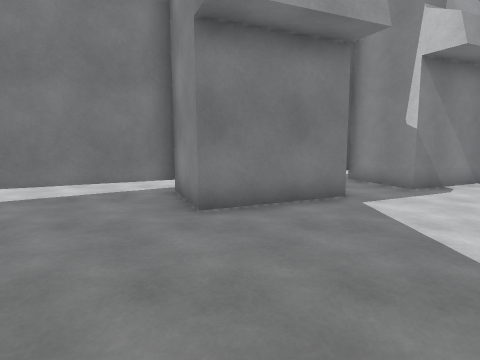
View 1 (above)

18 first-person views from a walk through a scene from a Unity 3-D project. The camera is 1.4 m above the floor, tilts 8° down and sees 80° across. The floor is counted in squares, 1 m on a side. Each view is taken from the middle of a square. On the plan, view 1 faces up. The plan holds only what a view shows up to about 14 squares ahead; the rest is blank. The place goes on beyond the plan. The player is left out. Some animated figures are left out. Some surface patterns are stand-ins.

View 2
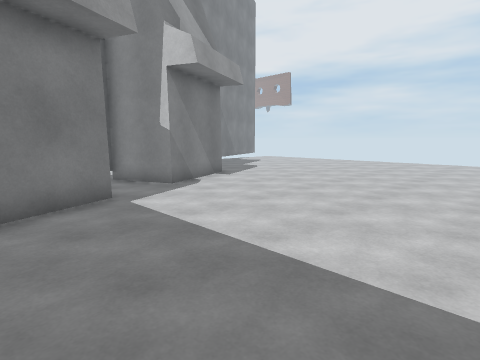

View 3
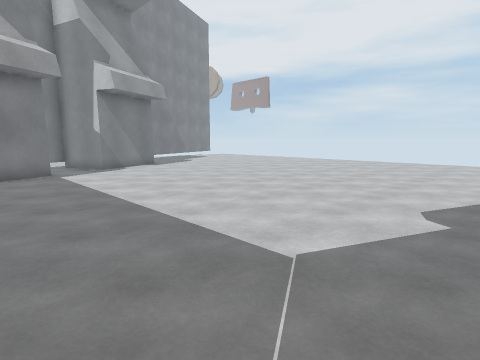

View 4
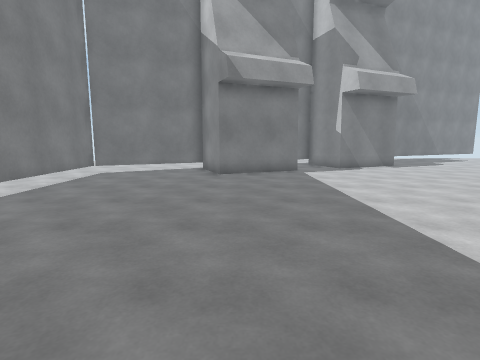

View 5
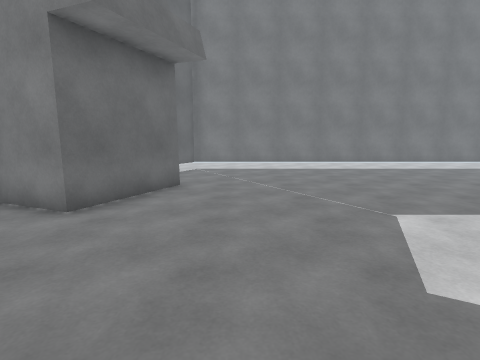

View 6
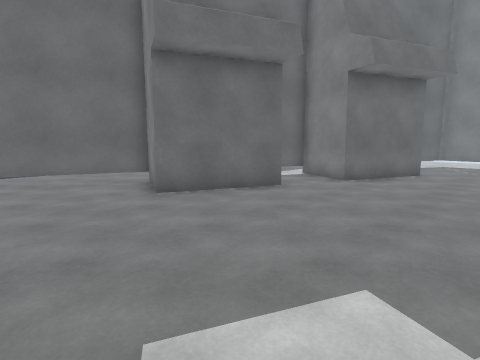

View 7
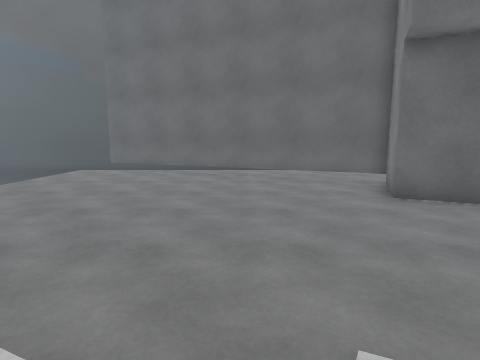

View 8
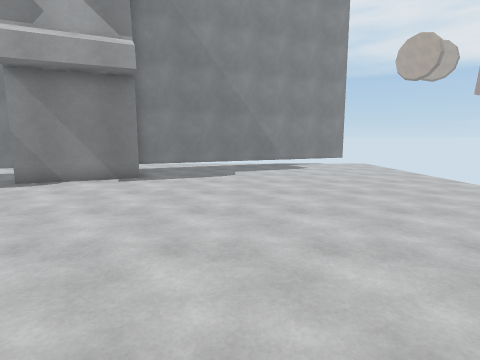

View 9
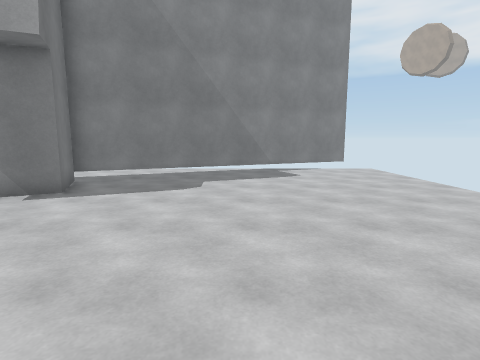

View 10
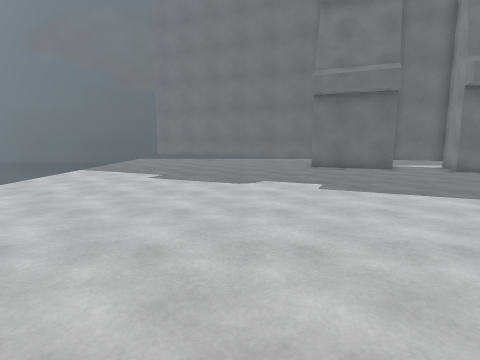

View 11
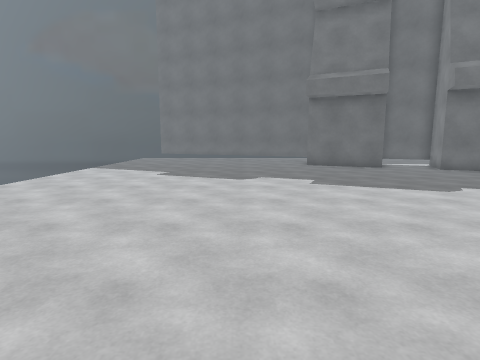

View 12
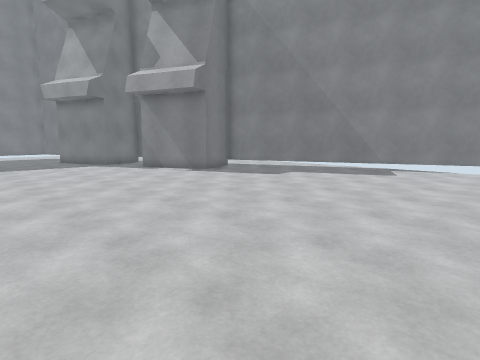

View 13
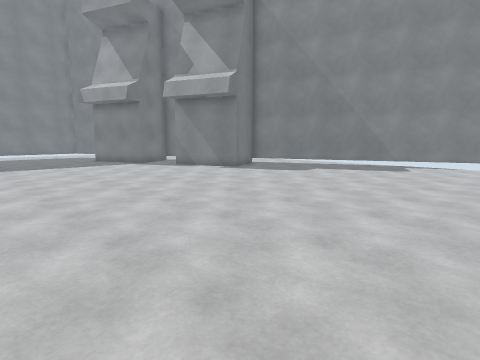

View 14
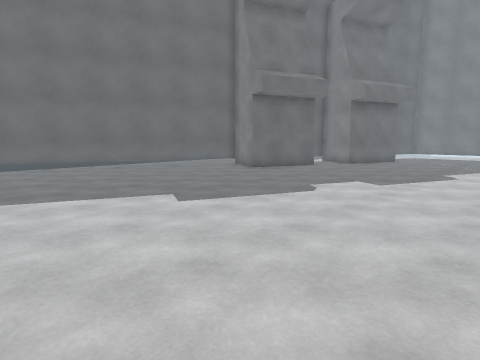

View 15
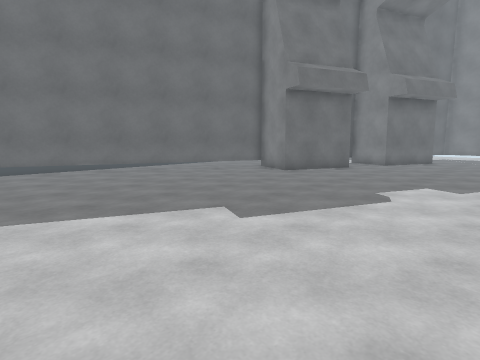

View 16
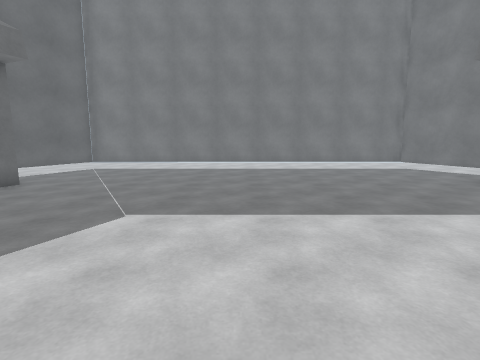

View 17
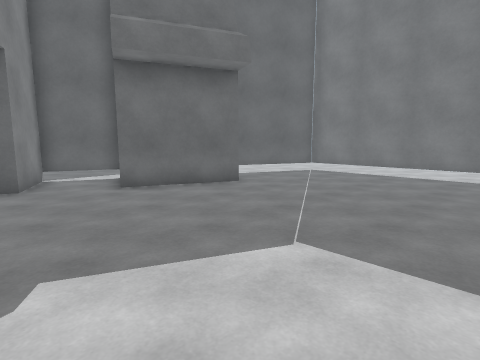

View 18
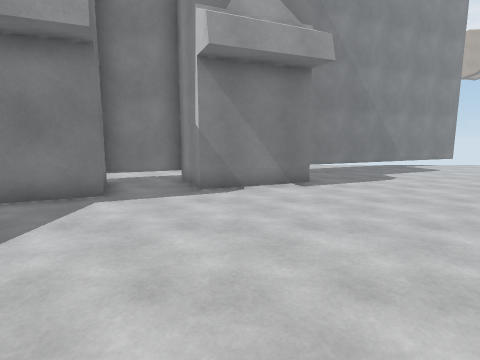

### Floor plan
Points are (right, up) in squares from view 1. A wall is a line through its corners. A room is listed if a view was taken in it or the views show most of it. See-through windows are left out.
Room 1 (views 1, 2, 3, 4, 5, 6, 7, 8, 9, 10, 11, 12, 13, 14, 15, 16, 17, 18)
walls: (-0.9, -8.9) (2.6, -10.4) (1.6, -12.6) (3.9, -13.6) (4.9, -11.3) (8.3, -12.8) (7.3, -15.1) (18.3, -19.8); (17.7, 16.2) (7.3, 11.7) (8.3, 9.4) (4.9, 8) (3.9, 10.2) (1.7, 9.2) (2.6, 7) (-0.8, 5.5) (-1.8, 7.7) (-6.1, 5.8) (-6.1, -9.2) (-2.6, -10.7)
ways out: gap at (18, -20); gap at (18, 16)

Where each view was taken, in squares from view 1:
view 1: 0 up, 0 right, facing up
view 2: 0 up, 0 right, facing up-right
view 3: 6 down, 0 right, facing up-right
view 4: 6 down, 0 right, facing up
view 5: 7 down, 8 right, facing left
view 6: 6 down, 12 right, facing down-left
view 7: 6 down, 12 right, facing down
view 8: 1 down, 12 right, facing up
view 9: 2 up, 13 right, facing up
view 10: 2 up, 12 right, facing down
view 11: 3 up, 12 right, facing down
view 12: 1 up, 19 right, facing up-left
view 13: 1 down, 19 right, facing up-left
view 14: 3 down, 19 right, facing down-left
view 15: 5 down, 19 right, facing down-left
view 16: 2 down, 8 right, facing left
view 17: 2 down, 6 right, facing down-left
view 18: 0 up, 6 right, facing up
